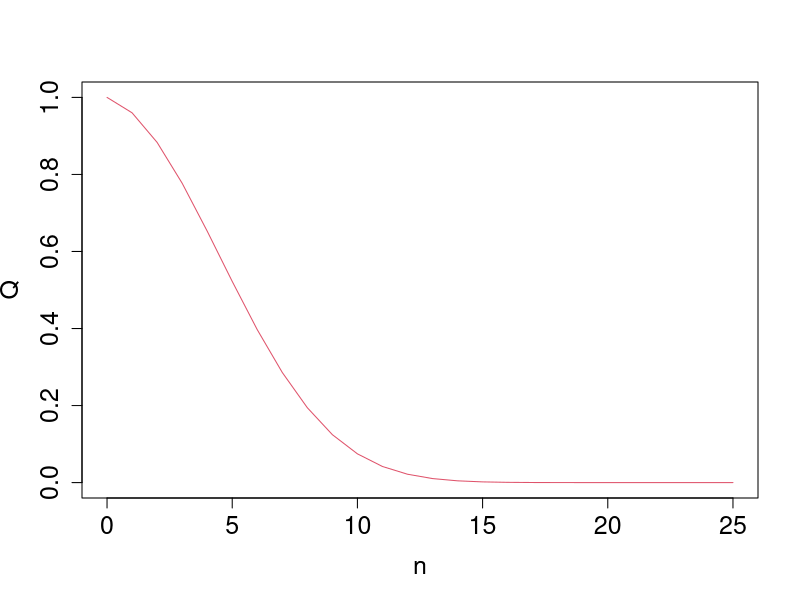
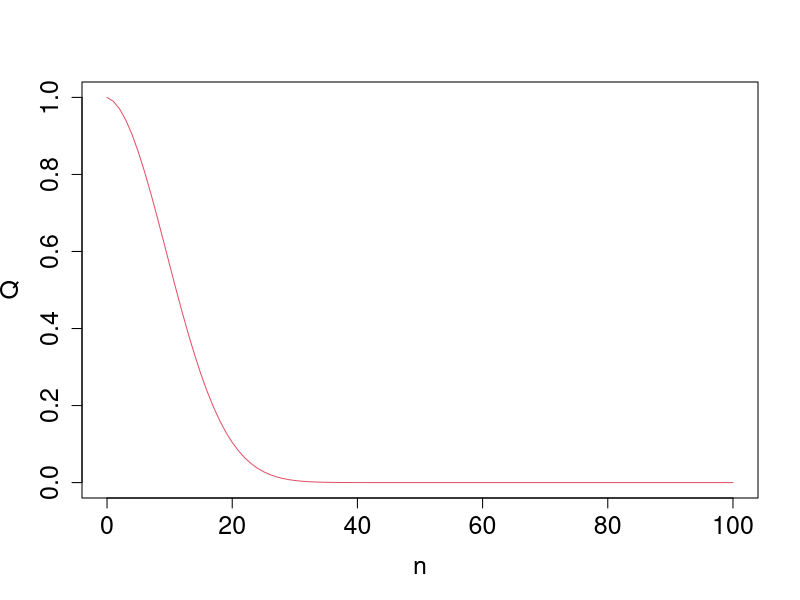
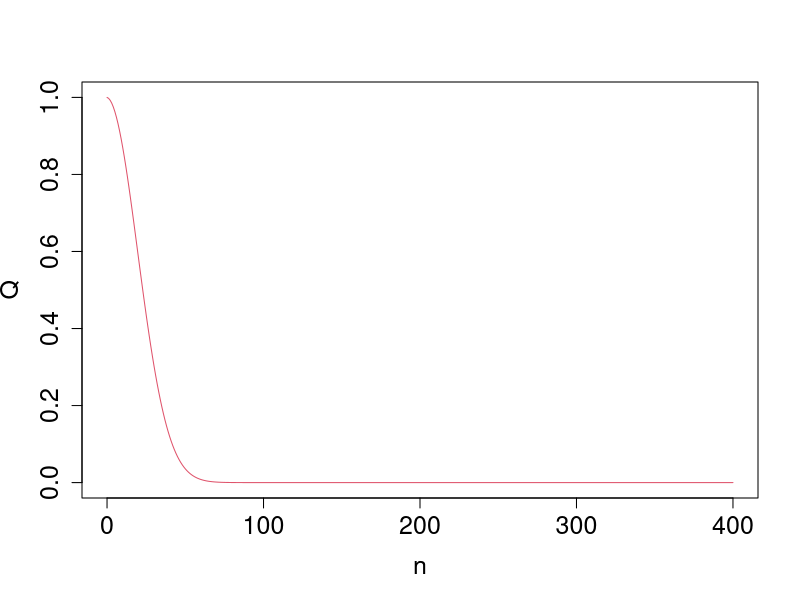
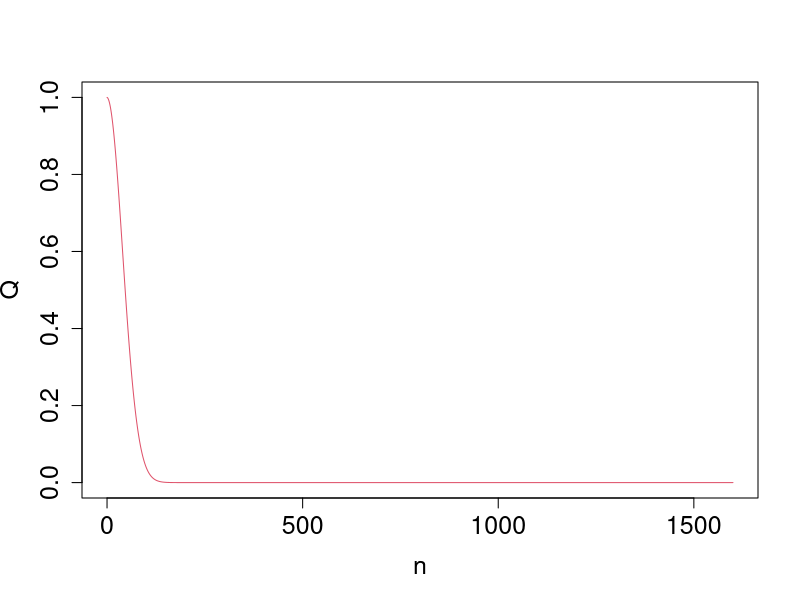

Source code (R) for these figures, in order:
qmn <- function(m,n){
  return(prod(seq(m-n+1,m)/m))
}

m = c(25,100,400,1600)

for (i in 1:4){
  n = 0:m[i]
  q = n
  for (j in 1:(m[i]+1)){
    q[j] = qmn(m[i],j) 
  }
  pdf(file = paste("birthday",m[i],".pdf", sep = ""))
  plot(n,q, type = "l", ylab = "Q", xlab = "n", cex.axis = 1.5, cex.lab = 1.5, col = 2)
  dev.off()
}

